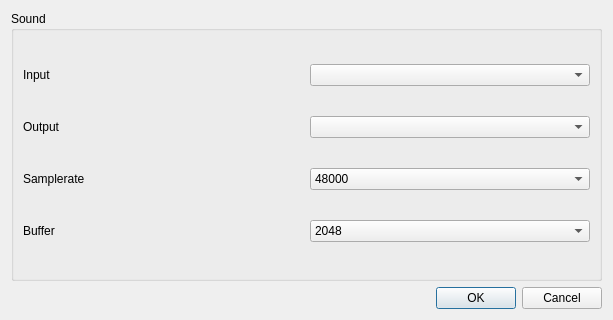
<?xml version="1.0" encoding="UTF-8"?>
<ui version="4.0">
 <class>CDlgSettings</class>
 <widget class="QDialog" name="CDlgSettings">
  <property name="geometry">
   <rect>
    <x>0</x>
    <y>0</y>
    <width>613</width>
    <height>320</height>
   </rect>
  </property>
  <property name="windowTitle">
   <string>Dialog</string>
  </property>
  <property name="modal">
   <bool>true</bool>
  </property>
  <layout class="QVBoxLayout" name="verticalLayout">
   <item>
    <widget class="QGroupBox" name="groupBox">
     <property name="title">
      <string>Sound</string>
     </property>
     <layout class="QVBoxLayout" name="verticalLayout_2">
      <item>
       <layout class="QHBoxLayout" name="horizontalLayout">
        <item>
         <widget class="QLabel" name="label">
          <property name="text">
           <string>Input</string>
          </property>
         </widget>
        </item>
        <item>
         <widget class="QComboBox" name="cbSoundInput"/>
        </item>
       </layout>
      </item>
      <item>
       <layout class="QHBoxLayout" name="horizontalLayout_2">
        <item>
         <widget class="QLabel" name="label_2">
          <property name="text">
           <string>Output</string>
          </property>
         </widget>
        </item>
        <item>
         <widget class="QComboBox" name="cbSoundOutput"/>
        </item>
       </layout>
      </item>
      <item>
       <layout class="QHBoxLayout" name="horizontalLayout_3">
        <item>
         <widget class="QLabel" name="label_3">
          <property name="text">
           <string>Samplerate</string>
          </property>
         </widget>
        </item>
        <item>
         <widget class="QComboBox" name="cbSamplerate">
          <item>
           <property name="text">
            <string>48000</string>
           </property>
          </item>
          <item>
           <property name="text">
            <string>44100</string>
           </property>
          </item>
          <item>
           <property name="text">
            <string>22050</string>
           </property>
          </item>
          <item>
           <property name="text">
            <string>11025</string>
           </property>
          </item>
         </widget>
        </item>
       </layout>
      </item>
      <item>
       <layout class="QHBoxLayout" name="horizontalLayout_4">
        <item>
         <widget class="QLabel" name="label_4">
          <property name="text">
           <string>Buffer</string>
          </property>
         </widget>
        </item>
        <item>
         <widget class="QComboBox" name="cbBufferSize">
          <item>
           <property name="text">
            <string>2048</string>
           </property>
          </item>
          <item>
           <property name="text">
            <string>1024</string>
           </property>
          </item>
          <item>
           <property name="text">
            <string>512</string>
           </property>
          </item>
          <item>
           <property name="text">
            <string>256</string>
           </property>
          </item>
         </widget>
        </item>
       </layout>
      </item>
     </layout>
    </widget>
   </item>
   <item>
    <widget class="QDialogButtonBox" name="buttonBox">
     <property name="orientation">
      <enum>Qt::Horizontal</enum>
     </property>
     <property name="standardButtons">
      <set>QDialogButtonBox::Cancel|QDialogButtonBox::Ok</set>
     </property>
    </widget>
   </item>
  </layout>
 </widget>
 <resources/>
 <connections>
  <connection>
   <sender>buttonBox</sender>
   <signal>accepted()</signal>
   <receiver>CDlgSettings</receiver>
   <slot>accept()</slot>
   <hints>
    <hint type="sourcelabel">
     <x>248</x>
     <y>254</y>
    </hint>
    <hint type="destinationlabel">
     <x>157</x>
     <y>274</y>
    </hint>
   </hints>
  </connection>
  <connection>
   <sender>buttonBox</sender>
   <signal>rejected()</signal>
   <receiver>CDlgSettings</receiver>
   <slot>reject()</slot>
   <hints>
    <hint type="sourcelabel">
     <x>316</x>
     <y>260</y>
    </hint>
    <hint type="destinationlabel">
     <x>286</x>
     <y>274</y>
    </hint>
   </hints>
  </connection>
 </connections>
</ui>
